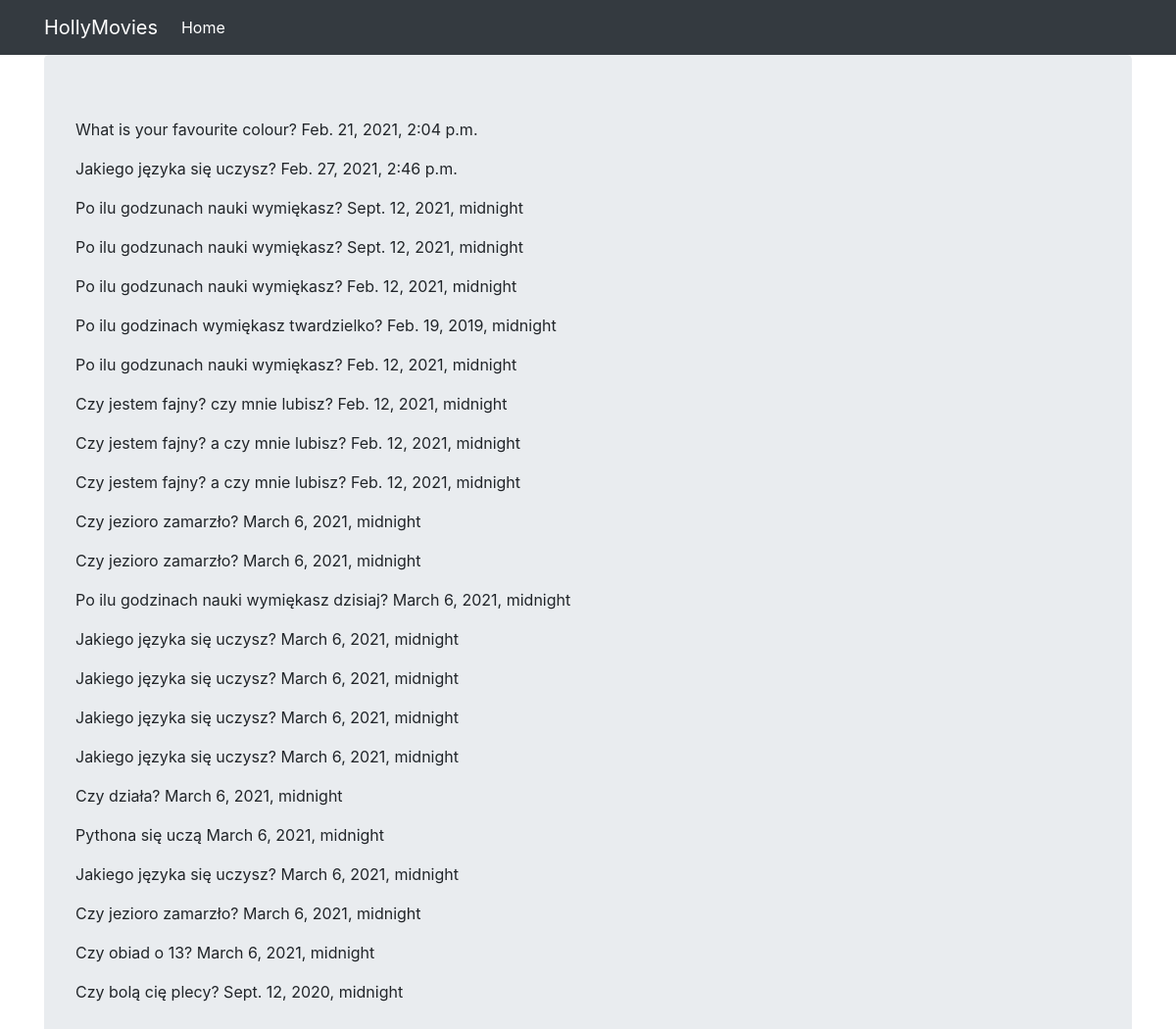
Screenshot of /polls/questions/ with the database file from the repository.
### polls/models.py (models this page shows, shortened)
class Question(models.Model):
    question_text = models.CharField(max_length=250)
    pub_date = models.DateTimeField()

### polls/views.py (the view)
# urls.py: path('questions/', questions, name='big-questions'),
def questions(request):
    return render(
        request,
        template_name='questions.html',
        context={'questions': Question.objects.all()}
    )

### polls/templates/questions.html
{% extends "base.html" %}
{% block content %}
    {% for q in questions %}
        <p>{{ q.question_text }} {{ q.pub_date }}</p>
    {% endfor %}
{% endblock %}

### rows the page displays
Question: question_text "What is your favourite colour?", pub_date "Feb. 21, 2021, 2:04 p.m."
Question: question_text "Jakiego języka się uczysz?", pub_date "Feb. 27, 2021, 2:46 p.m."
Question: question_text "Po ilu godzunach nauki wymiękasz?", pub_date "Sept. 12, 2021, midnight"
Question: question_text "Po ilu godzunach nauki wymiękasz?", pub_date "Sept. 12, 2021, midnight"
Question: question_text "Po ilu godzunach nauki wymiękasz?", pub_date "Feb. 12, 2021, midnight"
Question: question_text "Po ilu godzinach wymiękasz twardzielko?", pub_date "Feb. 19, 2019, midnight"
Question: question_text "Po ilu godzunach nauki wymiękasz?", pub_date "Feb. 12, 2021, midnight"
Question: question_text "Czy jestem fajny? czy mnie lubisz?", pub_date "Feb. 12, 2021, midnight"
Question: question_text "Czy jestem fajny? a czy mnie lubisz?", pub_date "Feb. 12, 2021, midnight"
Question: question_text "Czy jestem fajny? a czy mnie lubisz?", pub_date "Feb. 12, 2021, midnight"
Question: question_text "Czy jezioro zamarzło?", pub_date "March 6, 2021, midnight"
Question: question_text "Czy jezioro zamarzło?", pub_date "March 6, 2021, midnight"
Question: question_text "Po ilu godzinach nauki wymiękasz dzisiaj?", pub_date "March 6, 2021, midnight"
Question: question_text "Jakiego języka się uczysz?", pub_date "March 6, 2021, midnight"
Question: question_text "Jakiego języka się uczysz?", pub_date "March 6, 2021, midnight"
Question: question_text "Jakiego języka się uczysz?", pub_date "March 6, 2021, midnight"
Question: question_text "Jakiego języka się uczysz?", pub_date "March 6, 2021, midnight"
Question: question_text "Czy działa?", pub_date "March 6, 2021, midnight"
Question: question_text "Pythona się uczą", pub_date "March 6, 2021, midnight"
Question: question_text "Jakiego języka się uczysz?", pub_date "March 6, 2021, midnight"
Question: question_text "Czy jezioro zamarzło?", pub_date "March 6, 2021, midnight"
Question: question_text "Czy obiad o 13?", pub_date "March 6, 2021, midnight"
Question: question_text "Czy bolą cię plecy?", pub_date "Sept. 12, 2020, midnight"
